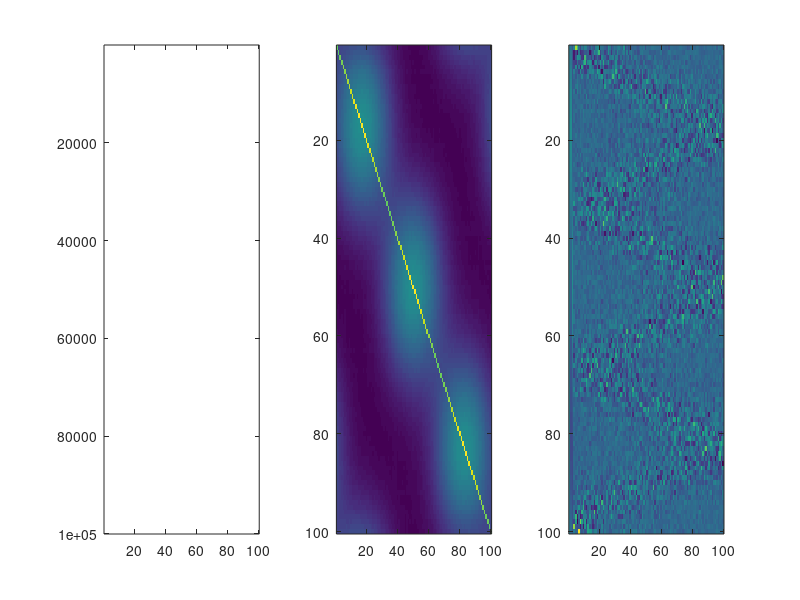

Source code (MATLAB):



NI = 100;
NS = 1;

maxCov = 0.5;
cvRange = sqrt(linspace(maxCov,0,NI));


CV = cvRange' * cvRange;
CV = CV - diag(diag(CV)) + eye(NI);

CH = chol(CV);

T = 100000;
z = randn(T,NI);

data = z*CH;

postCov = cov(data);

figure(1); clf; 
subplot(1,3,1); imagesc(CV);
subplot(1,3,2); imagesc(postCov);
subplot(1,3,3); imagesc(postCov - CV); colorbar


%% -- 

T = 100000; % number samples
NI = 100; % number inputs
NS = 3; % number signals

% Create loading matrix
method = 'slideGauss';
sourceStrength = 3;
autoCorrPrm = 20;
loading = zeros(NS,NI);
switch method
    case 'divide'
        % Give each input one source, distribute evenly
        numInputPerSignal = NI/NS;
        loading = cell2mat(arrayfun(@(signal) arrayfun(@(input) sourceStrength*(input>(signal-1) & input<=signal), (1:NI)/numInputPerSignal, 'uni', 1), (1:NS)','uni', 0));
    case 'divideSoft'
        % Give each input one source, distribute evenly, but with half the
        % inputs on each source at half the source strength
        numInputPerSignal = NI/NS;
        loading = cell2mat(arrayfun(@(signal) arrayfun(@(input) sourceStrength*(input>(signal-1) & input<=signal), (1:NI)/numInputPerSignal, 'uni', 1), (1:NS)','uni', 0));
        idxSoft = rem(floor((0:NI-1)/numInputPerSignal*2),2)==1;
        loading(:,idxSoft) = loading(:,idxSoft)/2;
    case 'slideGauss'
        shiftInputPerSignal = round(NI/(NS));
        firstSignalPeakIdx = round(shiftInputPerSignal/2);
        idxGauss = (1:NI)-NI/2;
        widthGauss = 2/5 * shiftInputPerSignal;
        gaussLoading = exp(-idxGauss.^2/(2*widthGauss^2));
        idxPeakGauss = find(gaussLoading==max(gaussLoading),1);
        gaussLoading = circshift(gaussLoading,firstSignalPeakIdx - idxPeakGauss);
        loading = cell2mat(arrayfun(@(signal) circshift(gaussLoading,(signal-1)*shiftInputPerSignal), (1:NS)', 'uni', 0));
        % Use a gaussian source window (allowing overlap), distribute
end


xinit = randn(T,NI);
s = zscore(filter(ones(1,autoCorrPrm),1,randn(T,NS)),1,1);
varAdjustment = sqrt(sum(loading)+1);

x = xinit./varAdjustment + s*loading./varAdjustment;

stdRates = 5;
meanRate =20;
r = stdRates * x + meanRate;
r(r<0)=0;

[coeff,score] = pca(r);

figure(1); clf; 
subplot(1,3,1); imagesc(r)
subplot(1,3,2); imagesc(cov(r))
subplot(1,3,3); imagesc(coeff)

